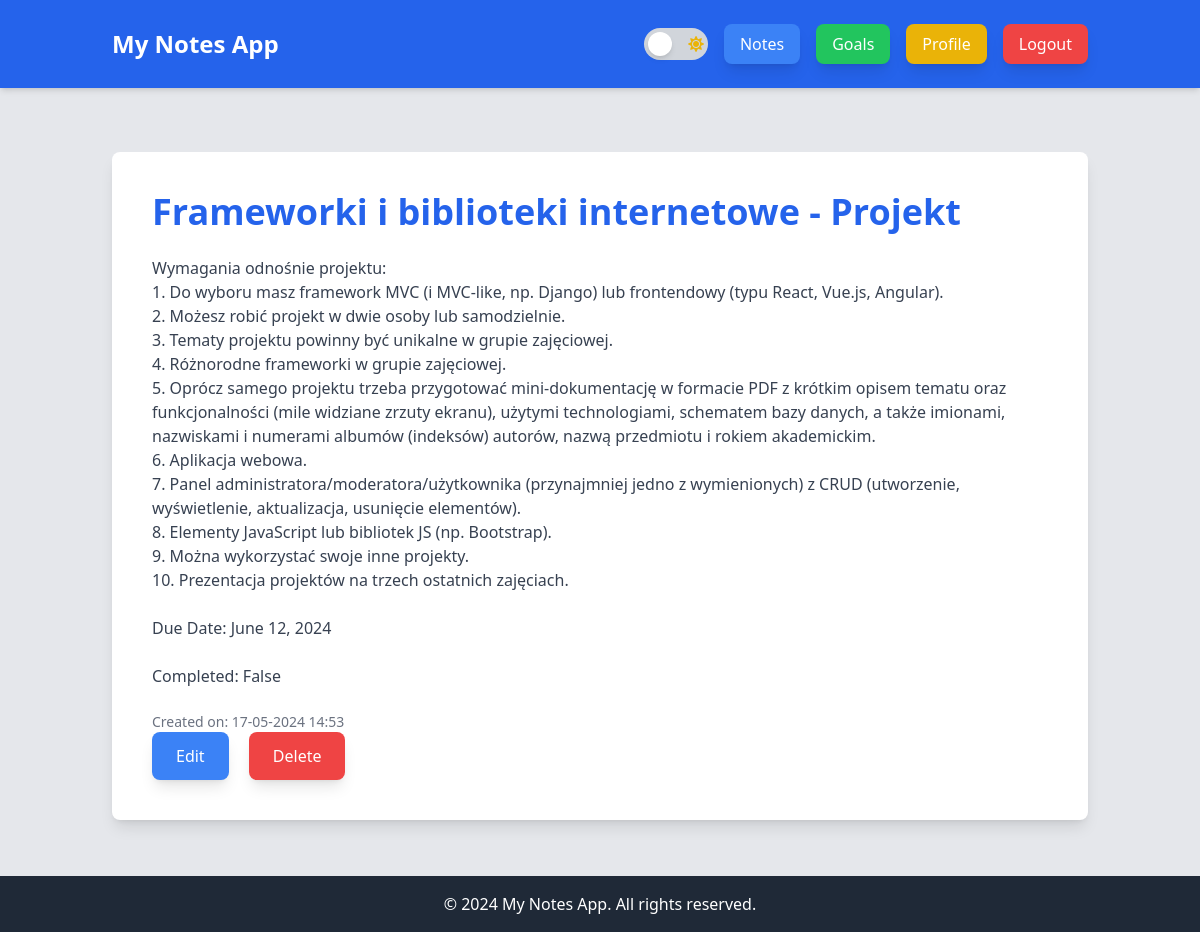
Page /goals/4/ (signed in) on the committed database.
### notes_app/models.py (models this page shows, shortened)
class Goal(models.Model):
    user = models.ForeignKey(User, on_delete=models.CASCADE)
    title = models.CharField(max_length=200)
    description = models.TextField()
    due_date = models.DateField()
    completed = models.BooleanField(default=False)
    created_at = models.DateTimeField(default=timezone.now)

### notes_app/views.py (the view)
# urls.py: path('goals/<int:pk>/', goal_detail, name='goal_detail'),
@login_required
def goal_detail(request, pk):
    goal = get_object_or_404(Goal, pk=pk, user=request.user)
    return render(request, 'notes_app/goal_detail.html', {'goal': goal})

### notes_app/templates/notes_app/goal_detail.html (shortened to what this page needs)
{% extends "base.html" %}
{% block content %}
<div class="bg-white dark:bg-gray-800 p-10 shadow-lg rounded-lg mt-10">
    <h1 class="text-4xl font-bold text-blue-600 dark:text-blue-400 mb-6">{{ goal.title }}</h1>
    <p class="text-gray-700 dark:text-gray-300 mb-6">{{ goal.description|linebreaksbr }}</p>
    <p class="text-gray-700 dark:text-gray-300 mb-6">Due Date: {{ goal.due_date }}</p>
    <p class="text-gray-700 dark:text-gray-300 mb-6">Completed: {{ goal.completed }}</p>
    <p class="text-gray-500 text-sm">Created on: {{ goal.created_at|date:"d-m-Y H:i" }}</p>
    <a href="{% url 'goal_edit' goal.pk %}" class="bg-blue-500 text-white px-6 py-3 rounded-lg shadow-lg hover:bg-blue-700 inline-block">Edit</a>
    <button onclick="toggleModal('modal-id')" class="bg-red-500 text-white px-6 py-3 rounded-lg shadow-lg hover:bg-red-700 ml-4">Delete</button>
</div>
{% endblock %}

### rows in the picture
Goal: title "Frameworki i biblioteki internetowe - Projekt", description "Wymagania odnośnie projektu: 1. Do wyboru masz framework MVC (i MVC-like, np. Django) lub frontendowy (typu React, Vue.js, Angular). 2. Możesz robić projekt w dwie osoby lub samodzielnie. 3. Tematy projektu powinny być unikalne w grupie zajęciowej. 4. Różnorodne frameworki w grupie zajęciowej. 5. Oprócz samego projektu trzeba przygotować mini-dokumentację w formacie PDF z krótkim opisem tematu oraz funkcjonalności (mile widziane zrzuty ekranu), użytymi technologiami, schematem bazy danych, a także imionami, nazwiskami i numerami albumów (indeksów) autorów, nazwą przedmiotu i rokiem akademickim. 6. Aplikacja webowa. 7. Panel administratora/moderatora/użytkownika (przynajmniej jedno z…", due_date "June 12, 2024", completed "False", created_at "17-05-2024 14:53"
